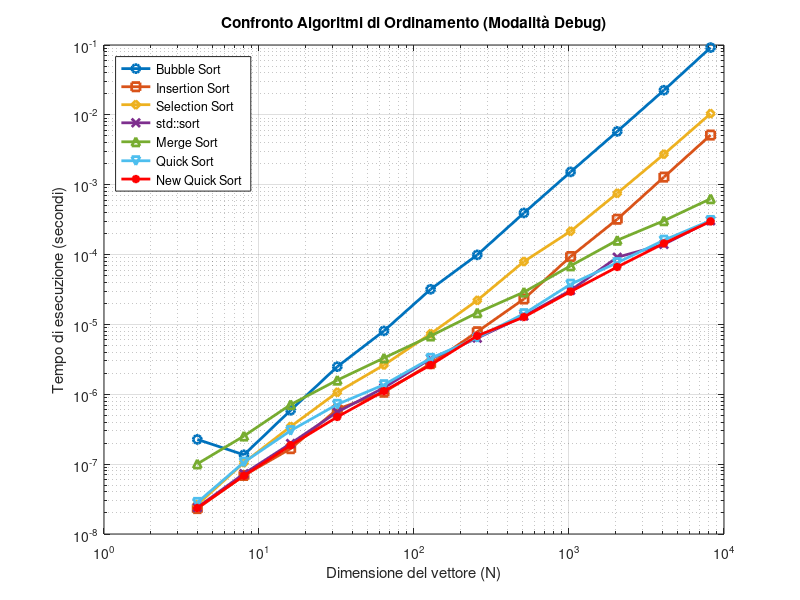

The MATLAB source for this figure:
% Si definisce il vettore delle dimensioni N
N = [4, 8, 16, 32, 64, 128, 256, 512, 1024, 2048, 4096, 8192];

% Si indicano i tempi riscontrati sul terminale in secondi
T_bubble    = [2.2582e-07, 1.3601e-07, 5.9015e-07, 2.48618e-06, 8.08148e-06, 3.1836e-05, 9.90378e-05, 0.000394257, 0.00152586, 0.00579307, 0.0225132, 0.0918685];
T_insertion = [2.312e-08, 6.888e-08, 1.6662e-07, 6.1145e-07, 1.06997e-06, 2.74389e-06, 7.85971e-06, 2.31343e-05, 9.36808e-05, 0.0003205, 0.00128542, 0.00513792];
T_selection = [2.632e-08, 1.0529e-07, 3.4509e-07, 1.06904e-06, 2.62565e-06, 7.35201e-06, 2.21236e-05, 7.94981e-05, 0.000215868, 0.000754535, 0.00272885, 0.010403];
T_std_sort  = [2.397e-08, 7.305e-08, 1.9735e-07, 5.5752e-07, 1.24143e-06, 3.21189e-06, 6.37401e-06, 1.31789e-05, 3.06807e-05, 9.1508e-05, 0.000139958, 0.000305135];
T_merge     = [1.0079e-07, 2.5269e-07, 7.1203e-07, 1.59391e-06, 3.30988e-06, 6.83519e-06, 1.46967e-05, 2.90558e-05, 6.89965e-05, 0.000160388, 0.000305121, 0.000629575];
T_quick     = [2.829e-08, 1.0659e-07, 3.0165e-07, 7.1767e-07, 1.37044e-06, 3.26355e-06, 6.44678e-06, 1.42377e-05, 3.76303e-05, 7.65605e-05, 0.000160596, 0.00030722];
T_new_quick = [2.358e-08, 6.827e-08, 1.8646e-07, 4.7386e-07, 1.10906e-06, 2.62245e-06, 6.87258e-06, 1.27652e-05, 2.9499e-05, 6.64443e-05, 0.000144398, 0.000298666];

% Si crea il grafico
figure;
loglog(N, T_bubble, '-o', 'LineWidth', 2); hold on;
loglog(N, T_insertion, '-s', 'LineWidth', 2);
loglog(N, T_selection, '-d', 'LineWidth', 2);
loglog(N, T_std_sort, '-x', 'LineWidth', 2);
loglog(N, T_merge, '-^', 'LineWidth', 2);
loglog(N, T_quick, '-v', 'LineWidth', 2);
loglog(N, T_new_quick, '-*', 'LineWidth', 2, 'Color', 'r');

% Formattazione estetica
grid on;
xlabel('Dimensione del vettore (N)');
ylabel('Tempo di esecuzione (secondi)');
title('Confronto Algoritmi di Ordinamento (Modalità Debug)');
legend('Bubble Sort', 'Insertion Sort', 'Selection Sort', 'std::sort', 'Merge Sort', 'Quick Sort', 'New Quick Sort', 'Location', 'northwest');
